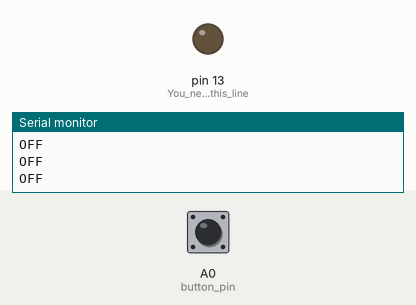
Recording of a sketch running on a simulated Arduino Uno, built with avr-gcc and run on an emulated ATmega328P. On the bench: output pins drawn as LEDs (lit = HIGH), the last lines printed to the serial monitor. The test bench sets the inputs (shaded band); at power-on: A0 (button_pin) LOW.

Above: at 1.2 s.
1.3 s: A0 (button_pin) pulled HIGH for 0.15 s
At 1.4 s:
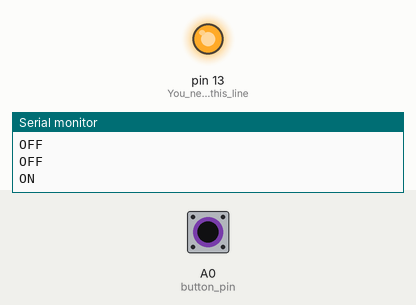
3.0 s: A0 (button_pin) pulled HIGH for 3.2 s
At 7.1 s:
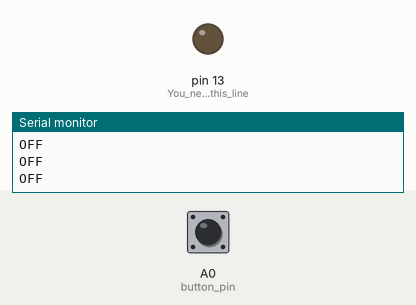
Timing chart, 0 to 8.6 s (numbered marks = the images above; inputs shaded):
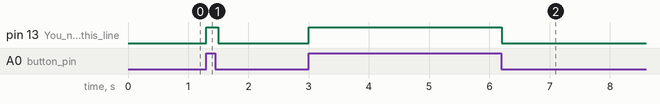

The sketch:

Button_LED.ino
```cpp
// May 9, 2022
// LED Button Test
// button_pin is an input, which is hooked up to GND via a 10kOhm resistor
// We have a push button, in which the two terminals are connected to 5V and button_pin
// When the button is pushed, the builtin LED will turn ON.

int button_state = 0;
const int button_pin = A0;

void setup() {
    Serial.begin(9600);
    Serial.println("Arduino Ready");
    pinMode(button_pin, INPUT);
    pinMode(LED_BUILTIN, OUTPUT); //You need this line! Otherwise, LED will behave weirdly, will fade etc.
}

void loop() {
    button_state = digitalRead(button_pin);
    if (button_state == HIGH) {
        digitalWrite(LED_BUILTIN, HIGH);
        Serial.println("ON");
    } else {
        digitalWrite(LED_BUILTIN, LOW);
        Serial.println("OFF");
    }
    delay(100);
}
```

Measured:
- after the input at 1.3 s, pin 13 (You_need_this_line): LOW → HIGH at once, → LOW 0.20 s later
- after the input at 3.0 s, pin 13 (You_need_this_line): LOW → HIGH at once, → LOW 3.2 s later
